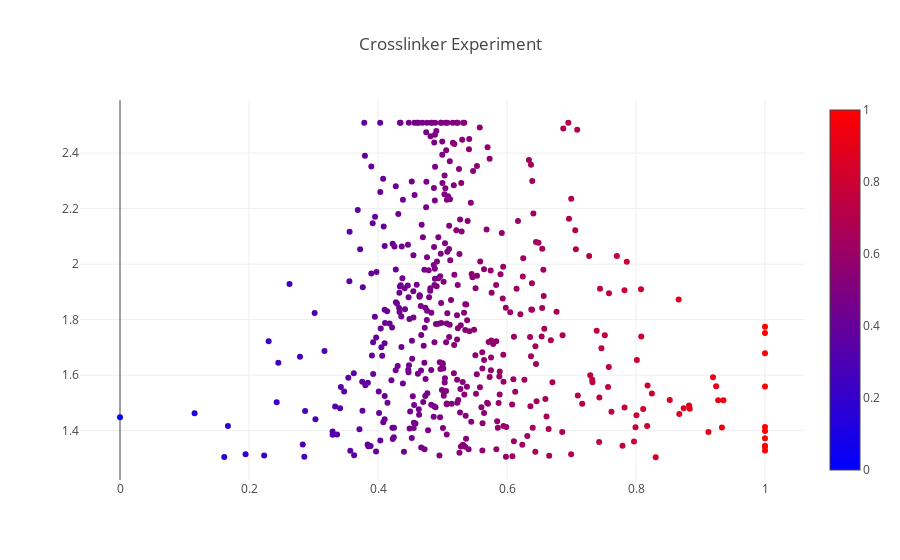

Notebook code for this chart:
### Code cell
#interactive plot

trace_1 = go.Scatter(
    x=selection.fc,
    y=selection.log10_score,
    mode='markers',
    name='MA Plot',
    text = [a + ' ' +b for a,b in zip(selection.index.values, selection.Gene_desc)],
    hoverinfo = 'text',
    marker=dict(
        #size=16,
        color = selection.fc2, #set color equal to a variable
        colorscale='Bluered',
        showscale=True
    )
)
'''

annot_1 = go.Scatter(
    x=[selection.fc.loc['Tb927.3.2610']],
    y=[selection.log10_score.loc['Tb927.3.2610']],
    mode='markers+text',
    name='Tb927.3.2610',
    text=['Bait'],
    textposition='bottom center'
)

annot_1 = go.Scatter(
    x=[selection.fc.loc['Tb927.11.11750']],
    y=[selection.log10_score.loc['Tb927.11.11750']],
    mode='markers+text',
    name='Tb927.11.11750',
    text=['membrane-bound acid phosphatase, putative'],
    textposition='bottom center'
)

'''
layout = dict(title='Crosslinker Experiment')


fig = go.Figure(data=[trace_1], 
                layout=layout)
iplot(fig, filename='test')

### Figure 1 — Plotly figure (JSON) as saved in the notebook; plotly's stock layout.template omitted (floating-point values rounded to 4 significant figures; data arrays with more than 128 entries replaced by an {"elided": "..."} marker saying what was removed)
{"data": [{"hoverinfo": "text", "marker": {"color": {"elided": "456 float values"}, "colorscale": "Bluered", "showscale": true}, "mode": "markers", "name": "MA Plot", "text": {"elided": "456 str values"}, "type": "scatter", "uid": "2dc30fb0-ecdd-11e8-8a7b-005056c00008", "x": {"elided": "456 float values"}, "y": {"elided": "456 float values"}}], "layout": {"title": "Crosslinker Experiment"}}
